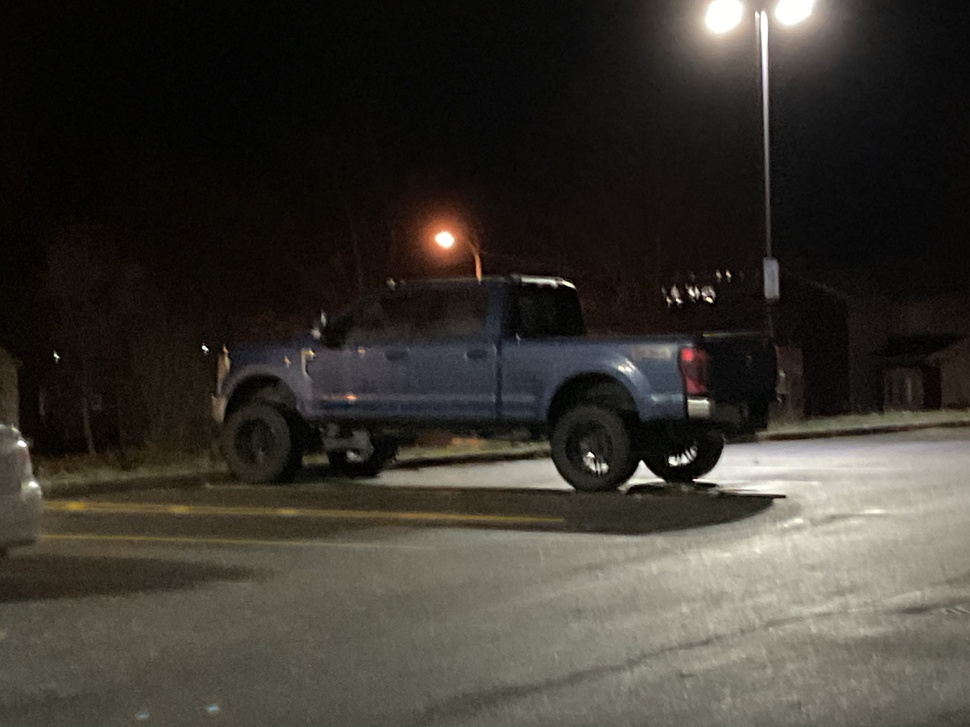
#> input picture Original_Test_Images/test107.jpg, 970 x 727 px, shrunk from 4032 x 3024 before the run
$ python folder_images_unsharpening.py --folder_path ../Original_Test_Images
#> lines starting #> are read from the running program, lines starting #| are printed output that depends on the picture; after the words box and inside, x2 and y2 are one past the last pixel; in counts of white or black regions, pixels touching at a corner belong together
#> in main, current_image is the input picture: shape (727, 970, 3); mean B, G, R 48.6, 55.3, 59
import os
import argparse
import cv2
import numpy as np
'''
Adds a 1pixel-deep black padding around the entire image using OpenCV.
'''
def add_img_padding(image):
    # Define the border size (1 pixel)
    border_size = 1

    # Define the border color (black in BGR format)
    border_color = (0, 0, 0)

    # Add a 1-pixel black border to the image
    padded_image = cv2.copyMakeBorder(image, border_size, border_size, border_size, border_size, cv2.BORDER_CONSTANT, value=border_color)

    return padded_image


'''
Filters an image using a 3x3 averaging mask in the 8-neighbourhood of each pixel.
'''
def filter_img(padded_grayscale_image, grayscale_image):
    # Get the dimensions of the grayscale image
    height, width = grayscale_image.shape[:2]
#> height = 727; width = 970

    # Create an empty matrix to store the output image with the same dimensions
    output_image = np.zeros((height, width), dtype=np.uint8)

    # Define the 3x3 filter matrix with all ones
    filter_matrix = np.array([[1/9, 1/9, 1/9],
                             [1/9, 1/9, 1/9],
                             [1/9, 1/9, 1/9]])

    # Iterate through the padded image, leaving a 1-pixel border. This will remove the padding added previously to image
    for y in range(1, height + 1):
        for x in range(1, width + 1):
            # Extract the 3x3 neighborhood from the padded image
            neighborhood = padded_grayscale_image[y - 1:y + 2, x - 1:x + 2]

            # Perform convolution by element-wise multiplication and summation
            filtered_value = np.sum(neighborhood * filter_matrix)

            if filtered_value > 255:
                filtered_value = 255
            elif filtered_value < 0:
                filtered_value = 0

            # Assign the filtered value to the corresponding pixel in the output image
            output_image[y - 1, x - 1] = filtered_value
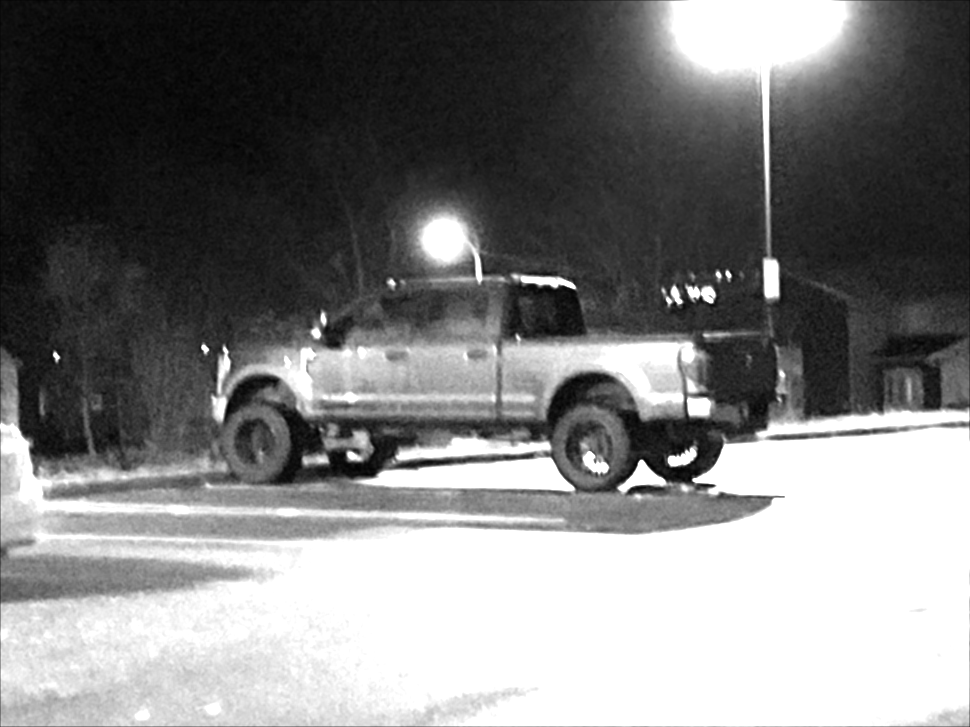
#> output_image: shape (727, 970); min 2, max 255, mean 125.8

    return output_image

'''
Function that generates the mask image by substracting the original grayscale image - the blur image
'''
def mask_creation(original_img, blur_img):
    mask_img = np.zeros((original_img.shape[0],original_img.shape[1]),dtype=np.uint8)
    for y in range(original_img.shape[0]):
        for x in range(original_img.shape[1]):
            # Calculate the difference
            diff = original_img[y, x].astype(int) - blur_img[y, x].astype(int)
            # Clip the result to the range [0, 255]
            mask_img[y, x] = np.clip(diff[0], 0, 255).astype(np.uint8)
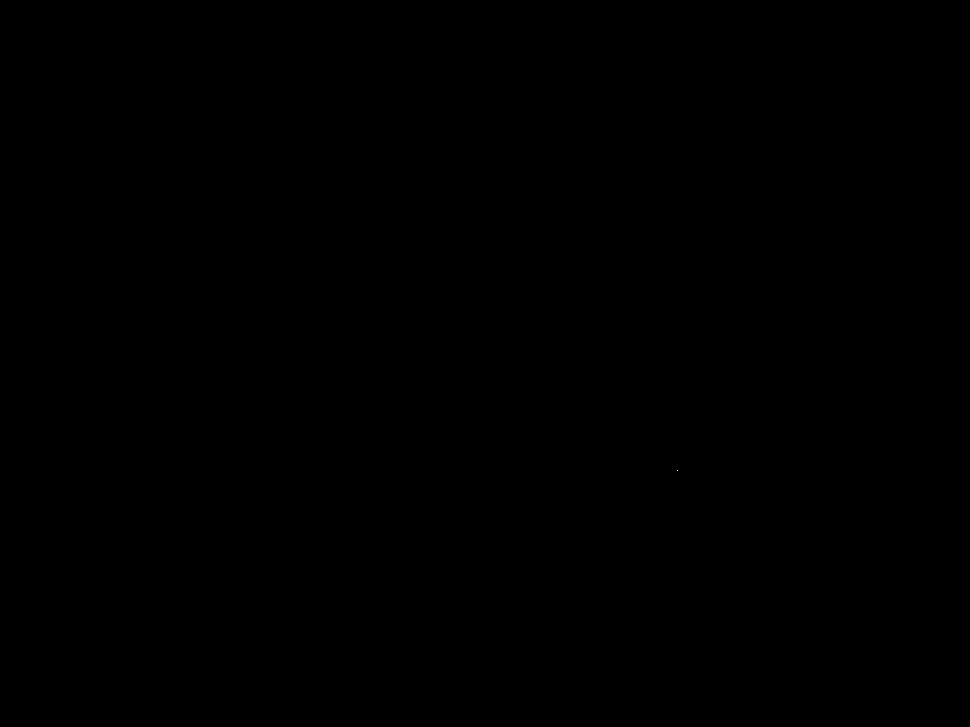
#> mask_img: shape (727, 970); values 0 (black) and 1 (white), 0% white in thin lines or dots, all inside (x1, y1, x2, y2) = (677, 470, 678, 471)

    return mask_img


'''
Function that adds the original grayscale image to the mask image
'''
def sharpen_img(original_img, mask_img):
    sharpened_img = np.zeros((original_img.shape[0],original_img.shape[1]),dtype=np.uint8)
    for y in range(original_img.shape[0]):
        for x in range(original_img.shape[1]):
            # Calculate the sum
            summ = original_img[y, x].astype(int) + mask_img[y, x].astype(int)
            # Clip the result to the range [0, 255]
            sharpened_img[y, x] = np.clip(summ[0], 0, 255).astype(np.uint8)
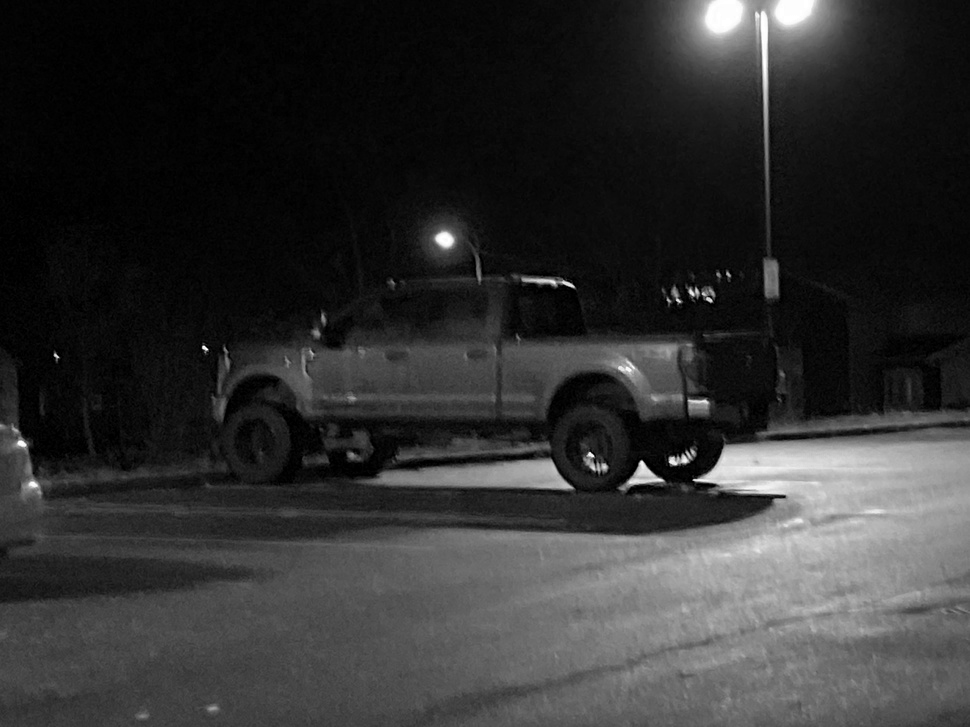
#> sharpened_img: shape (727, 970); min 0, max 255, mean 48.6

    return sharpened_img

def run_unsharp(image, output_path):

    padded_image = add_img_padding(image)
    blurred_image = filter_img(padded_image, image)
    mask = mask_creation(image, blurred_image)
    resultant_image = sharpen_img(image, mask)
    cv2.imwrite(output_path, resultant_image)

def main():

     # Set up argparse with folder path input and modified/unmodified options
    parser = argparse.ArgumentParser(description="Script to run unsharp masking on a given folder of images and save them")
    parser.add_argument("-s", "--folder_path", action="store", help="Specify the folder path of test images", dest="folder_path", required=True)
    args = parser.parse_args()

    # Specify the test image folder path, model weights path, and output folder
    folder_path = args.folder_path
    output_image_path = os.path.abspath('../Unsharpen_Test_Images/') + '/unsharpened_{0}'

    # Iterate through folder and run unsharp masking
    for image in os.listdir(folder_path):
        if image.endswith(".jpg") or image.endswith(".jpeg"):
            current_image = cv2.imread(os.path.abspath(folder_path)+ '/' + image)
            # print(current_image)
            run_unsharp(current_image, output_image_path.format(image))
#> pass 2 of the loop in main, `for image in os.listdir(folder_path):`:
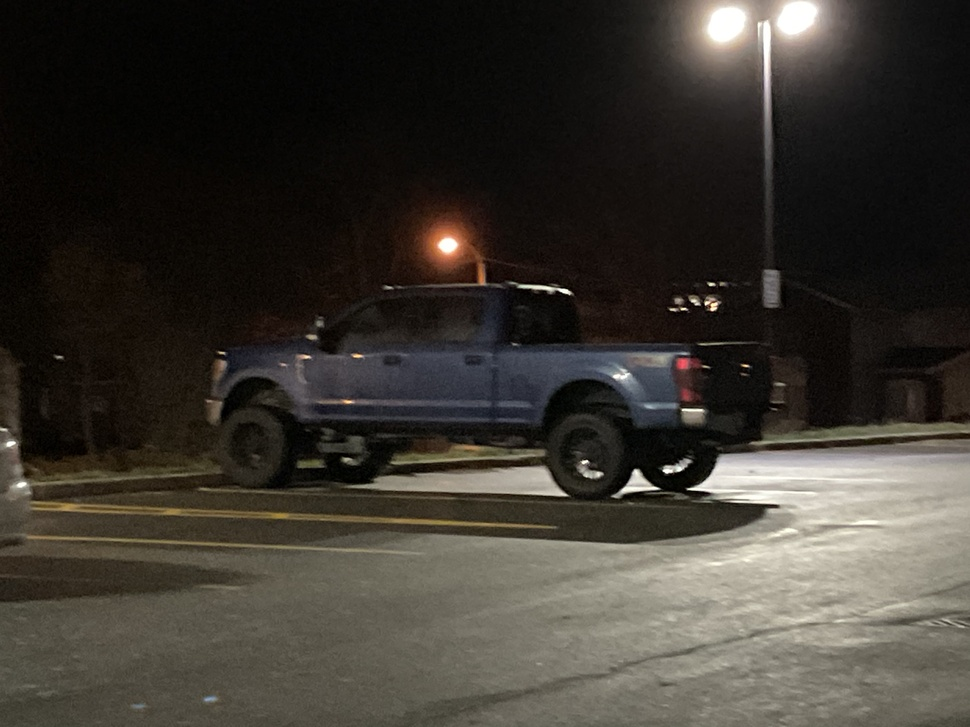
#> input picture Original_Test_Images/test108.jpg, 970 x 727 px, shrunk from 4032 x 3024 before the run
#> in main, current_image is the input picture: shape (727, 970, 3); mean B, G, R 48.4, 55.2, 59.3
#> after the loop in filter_img (call 2), `for y in range(1, height + 1):`:
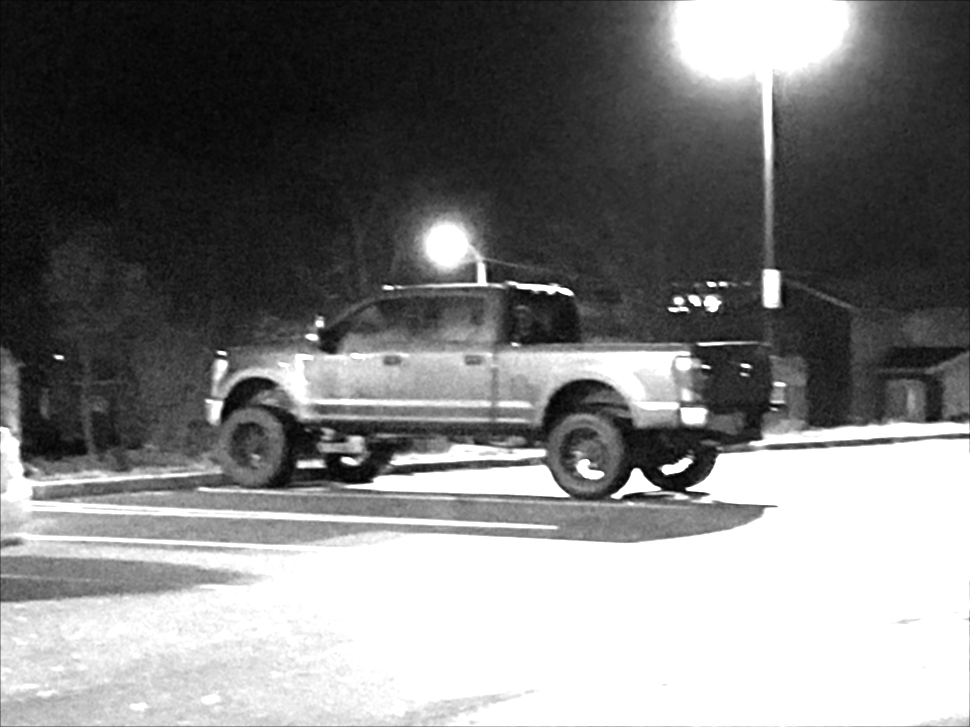
#> output_image: shape (727, 970); min 1, max 255, mean 125.2
#> after the loop in sharpen_img (call 2), `for y in range(original_img.shape[0]):`:
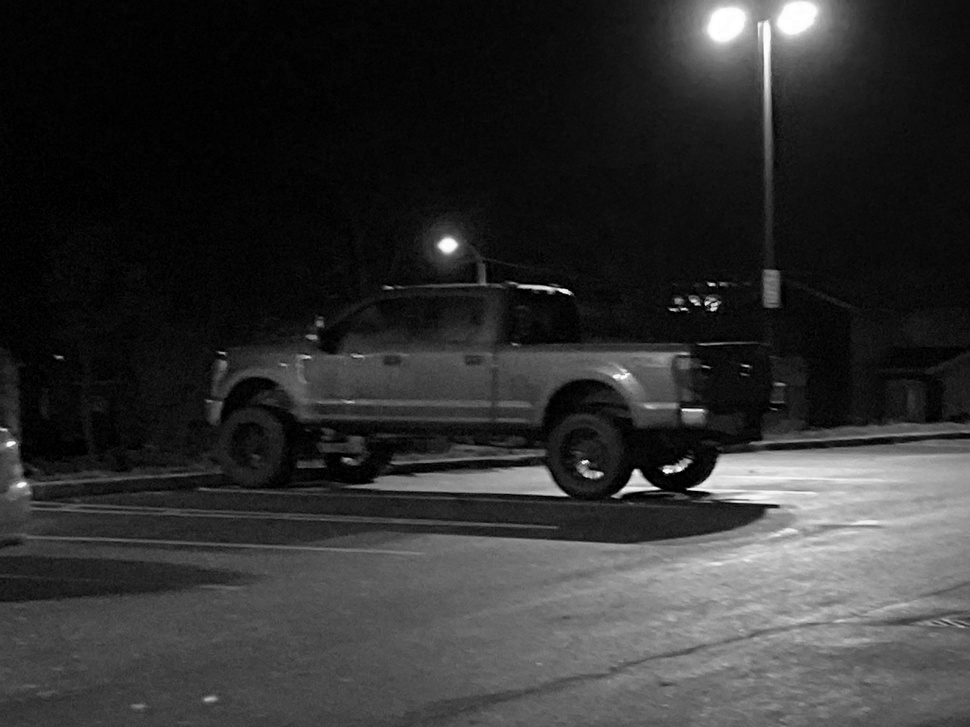
#> sharpened_img: shape (727, 970); min 0, max 255, mean 48.4

if __name__ == "__main__":
    main()
